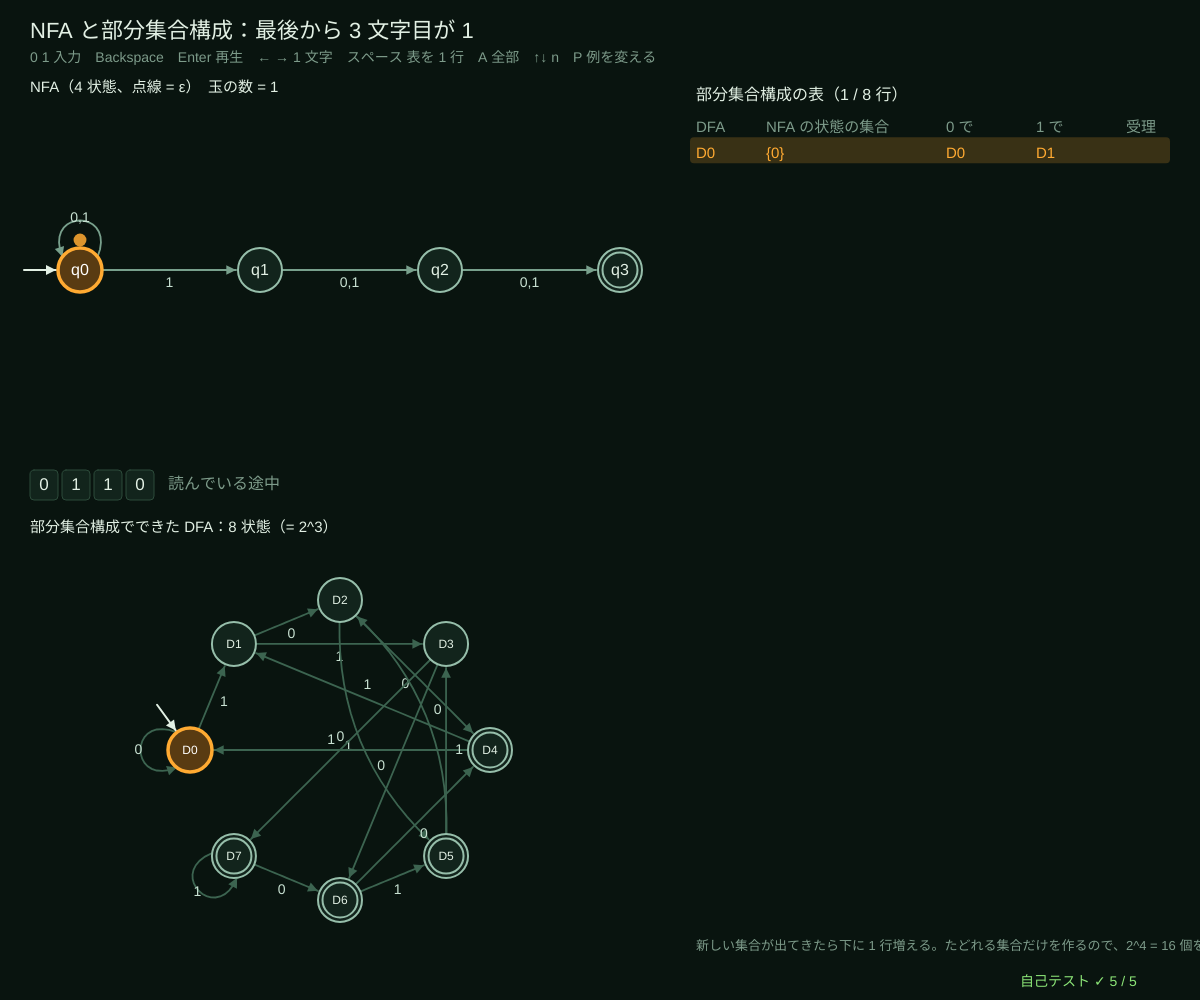
Frame 1 (no input)
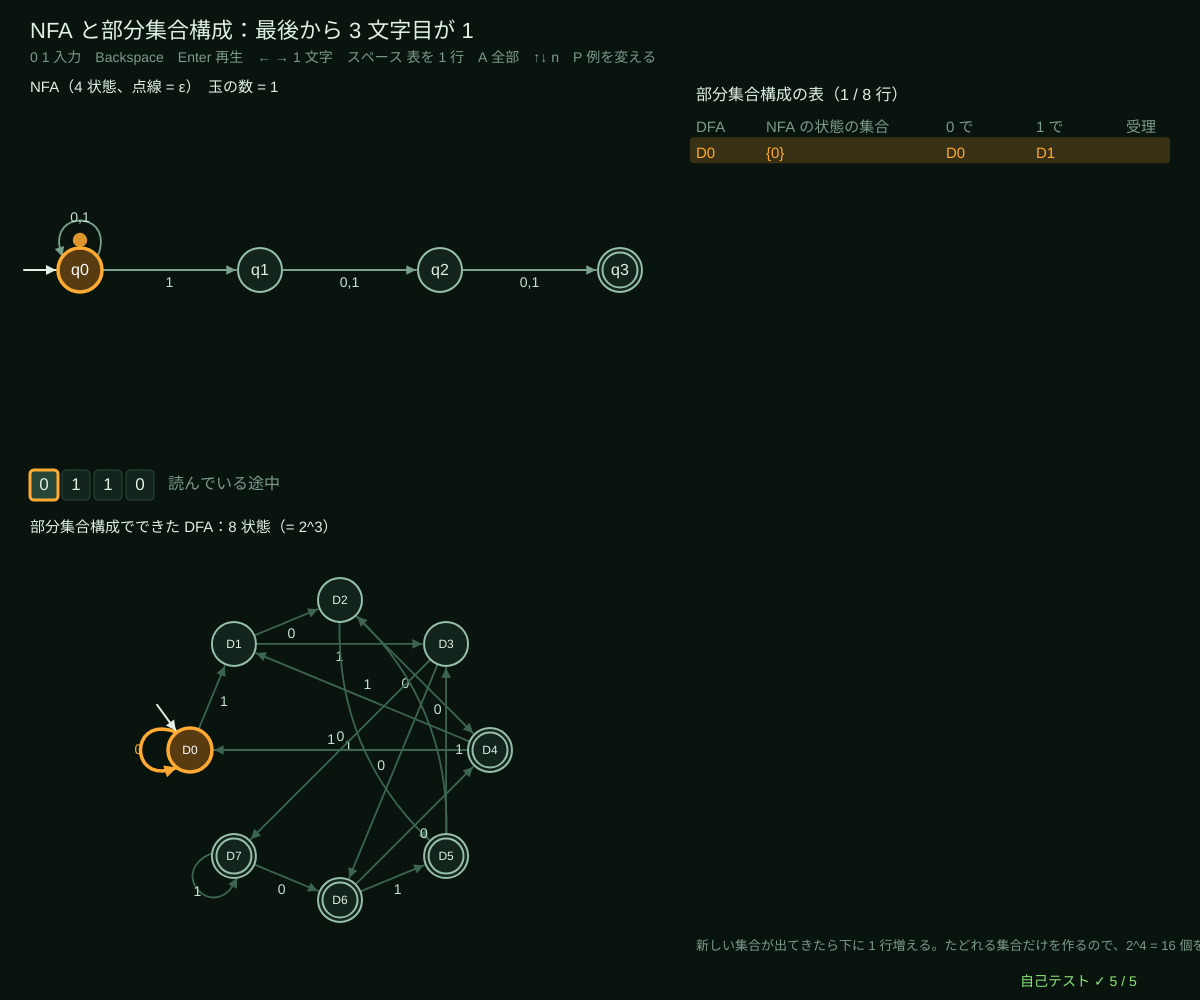
Frame 60 (no input)
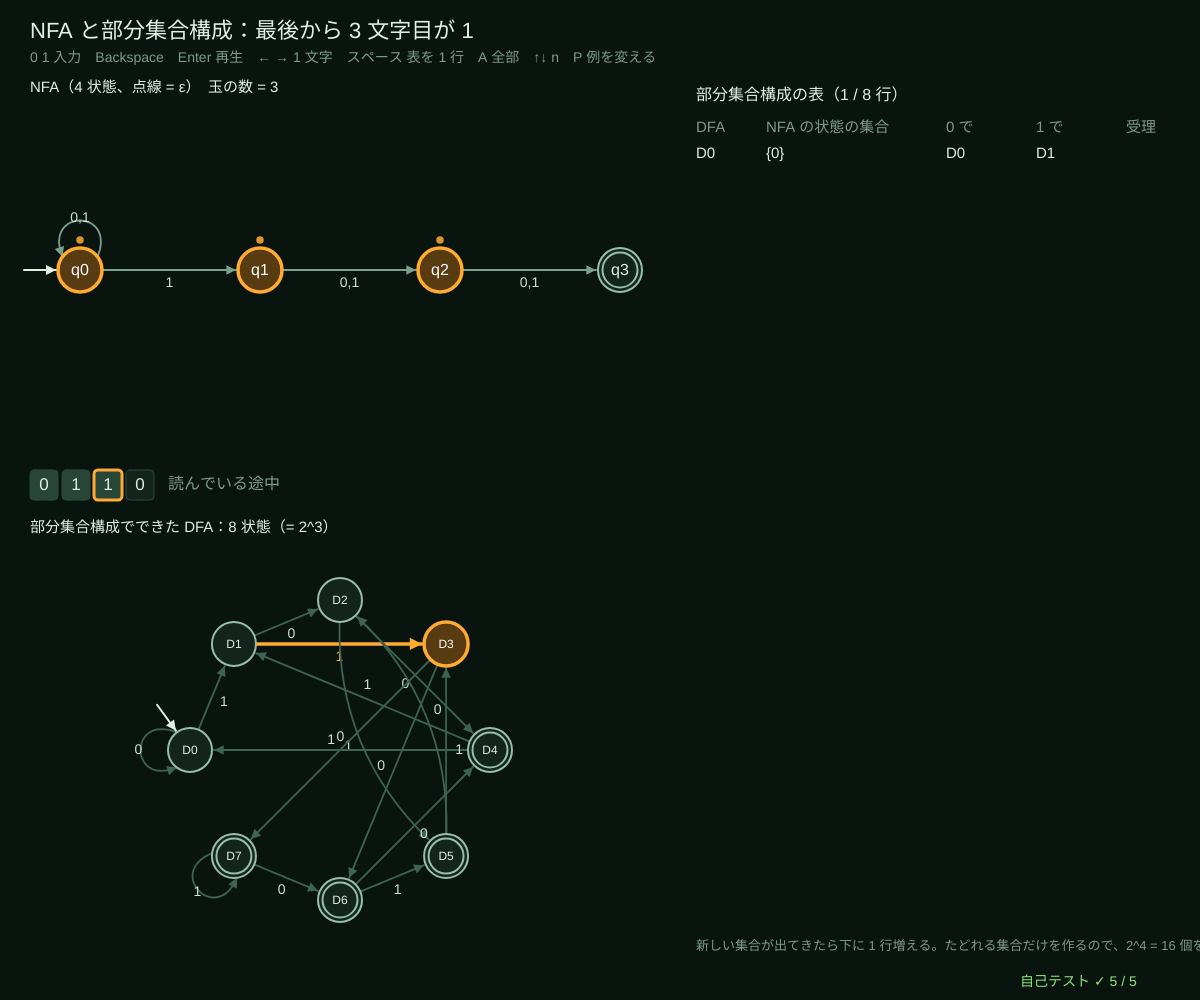
Frame 120 (the mouse pressed at the canvas centre since frame 60)

The p5.js sketch that drew these frames (run headless with seeded random() and noise() and a simulated clock; from frame 60 on, the mouse is pressed at the canvas centre):

// p5.js sketch
// ── sketch.js
// ============================================
// 02 NFA と部分集合構成 ─ 非決定性有限オートマトン（NFA）は「同時にいくつもの状態にいられる」機械
// 同じ記号で矢印が何本もあってよく、ε（イプシロン）の矢印は文字を読まずに進める。玉 = いまいる状態の全部。
// 「いまいる状態の集合」を 1 つの状態とみなせば DFA になる（部分集合構成）。表を 1 行ずつ作ってみよう
// 0 1 入力に足す / Backspace 消す / Enter 先頭から再生 / ← → 1 文字 / スペース 表を 1 行 / A 表を全部 / ↑↓ n（最後から n 文字目）/ P 例を変える
// ============================================

let nBack = 3;                          // ★ 「最後から n 文字目が 1」の n（DFA の状態は 2^n 個になる）
const PRESETS = ['last', 'eps', 'thompson'];
let preset = 0, nfa, nfaPos, sub, dfaPos, shown = 1, word = '0110', tpos = 0, playing = true, playT = 0, title = '', pred = null;

function setup() {
  createCanvas(windowWidth, windowHeight);
  selfTest();
  buildPreset();
}
function windowResized() { resizeCanvas(windowWidth, windowHeight); buildPreset(); }
// ★ 「最後から n 文字目が 1」の NFA：0 番で待ち、「ここが最後から n 文字目」と賭けて 1 で先へ進む
function lastNfa(n) {
  let tr = [{ '0': [0], '1': [0, 1] }];
  for (let i = 1; i < n; i++) tr.push({ '0': [i + 1], '1': [i + 1] });
  tr.push({});
  return { n: n + 1, alpha: ['0', '1'], tr, start: 0, acc: tr.map((_, i) => i === n) };
}
// ★ ε つきの NFA：「0 の数が偶数」または「1 の数が 3 の倍数」。最初に ε で 2 つの機械の両方に入る
function epsNfa() {
  let tr = [{ '': [1, 3] }, { '0': [2], '1': [1] }, { '0': [1], '1': [2] }, { '1': [4], '0': [3] }, { '1': [5], '0': [4] }, { '1': [3], '0': [5] }];
  return { n: 6, alpha: ['0', '1'], tr, start: 0, acc: [false, true, false, true, false, false] };
}
function buildPreset() {
  let kind = PRESETS[preset];
  if (kind === 'last') { nfa = lastNfa(nBack); title = '最後から ' + nBack + ' 文字目が 1'; pred = (s) => s.length >= nBack && s[s.length - nBack] === '1'; }
  if (kind === 'eps') { nfa = epsNfa(); title = 'ε つき：0 の数が偶数 または 1 の数が 3 の倍数'; pred = (s) => (s.split('0').length - 1) % 2 === 0 || (s.split('1').length - 1) % 3 === 0; }
  if (kind === 'thompson') { nfa = thompson(parseRegex('(0|1)*01').ast); nfa.alpha = ['0', '1']; title = '正規表現 (0|1)*01 のトンプソン構成（04 で作る形）'; pred = (s) => s.endsWith('01'); }
  let w = width * 0.55;
  if (kind === 'eps') nfaPos = [{ x: 80, y: height * 0.3 }, { x: 240, y: 150 }, { x: 420, y: 150 }, { x: 240, y: height * 0.42 }, { x: 420, y: height * 0.42 }, { x: 330, y: height * 0.3 + 30 }].map((p) => ({ x: p.x * w / 600, y: p.y, loop: -Math.PI / 2 }));
  else nfaPos = layerLayout(nfa, 80, 100, w - 120, height * 0.4 - 60);
  if (kind === 'eps') { nfaPos[3].loop = nfaPos[4].loop = nfaPos[5].loop = Math.PI / 2; }
  sub = subsetConstruct(nfa);
  dfaPos = circleLayout(sub.dfa.n, w / 2 + 10, height * 0.75, Math.min(w * 0.3, height * 0.15), Math.PI);
  shown = 1; tpos = 0; playing = true; playT = 0;
}

function draw() {
  background(...BG);
  hudTitle('NFA と部分集合構成：' + title, '0 1 入力　Backspace　Enter 再生　← → 1 文字　スペース 表を 1 行　A 全部　↑↓ n　P 例を変える');
  if (playing && ++playT % 36 === 0) { if (tpos < word.length) tpos++; else playing = false; }
  tpos = clampv(tpos, 0, word.length);
  let sets = nfaTrace(nfa, word), cur = sets[tpos], hi = {};
  for (let q of cur) hi[q] = AMBER;
  // ---- NFA（玉 = いまいる状態）
  noStroke(); fill(...INK); textSize(15); textAlign(LEFT, BASELINE); text('NFA（' + nfa.n + ' 状態、点線 = ε）　玉の数 = ' + cur.length, 30, 92);
  drawMachine(nfa, nfaPos, { r: nfa.n > 8 ? 17 : 22, hi, labelSize: 14 });
  let pulse = 6 + 3 * Math.sin(frameCount * 0.15);
  for (let q of cur) { noStroke(); fill(...AMBER, 220); circle(nfaPos[q].x, nfaPos[q].y - (nfa.n > 8 ? 17 : 22) - 8, pulse * 2); }
  // ---- 入力
  let y = height * 0.47;
  for (let i = 0; i < word.length; i++) {
    stroke(...(i === tpos - 1 ? AMBER : WIRE)); strokeWeight(i === tpos - 1 ? 3 : 1); fill(...(i < tpos ? [40, 70, 55] : PANEL)); rect(30 + i * 32, y, 28, 30, 4);
    noStroke(); fill(...INK); textAlign(CENTER, CENTER); textSize(17); text(word[i], 44 + i * 32, y + 15);
  }
  let acc = cur.some((q) => nfa.acc[q]);
  textAlign(LEFT, CENTER); fill(...(tpos === word.length ? (acc ? LIME : ROSE) : DIMC)); textSize(16);
  text(tpos === word.length ? (acc ? '受理（玉のどれかが二重丸）' : '不受理') : '読んでいる途中', 40 + word.length * 32, y + 15);

  // ---- DFA（部分集合構成）
  let dq = sub.dfa.n, dcur = dfaTrace(sub.dfa, word)[tpos], dhi = {};
  dhi[dcur] = AMBER;
  noStroke(); fill(...INK); textSize(15); textAlign(LEFT, BASELINE);
  text('部分集合構成でできた DFA：' + dq + ' 状態' + (PRESETS[preset] === 'last' ? '（= 2^' + nBack + '）' : ''), 30, height * 0.47 + 62);
  if (dq <= 16) drawMachine(sub.dfa, dfaPos, { r: dq > 8 ? 16 : 22, hi: dhi, names: sub.dfa.acc.map((_, i) => 'D' + i), labels: dq <= 8, edgeCol: [60, 100, 80], nameSize: 12,
    edgeHi: (e) => (tpos > 0 && e.to === dcur && e.from === dfaTrace(sub.dfa, word)[tpos - 1] ? AMBER : null) });
  else { fill(...DIMC); text('状態が多いので図は省略（右の表を見よう）', 30, height * 0.72); }

  // ---- 部分集合構成の表
  textAlign(LEFT, BASELINE);
  let px = width * 0.58, py = 100, rows = sub.rows, rh = clampv((height - 200) / (rows.length + 1), 12, 26);
  fill(...INK); textSize(16); text('部分集合構成の表（' + Math.min(shown, rows.length) + ' / ' + rows.length + ' 行）', px, py);
  textSize(Math.min(15, rh * 0.7)); let cx = [px, px + 70, px + 250, px + 340, px + 430];
  fill(...DIMC); ['DFA', 'NFA の状態の集合', '0 で', '1 で', '受理'].forEach((h, i) => text(h, cx[i], py + rh + 6));
  for (let i = 0; i < Math.min(shown, rows.length); i++) {
    let yy = py + rh * (i + 2) + 6, isCur = rows[i].from === dcur;
    if (isCur) { noStroke(); fill(...AMBER, 50); rect(px - 6, yy - rh * 0.8, 480, rh, 4); }
    fill(...(isCur ? AMBER : INK));
    text('D' + i, cx[0], yy); text(setName(sub.sets[i]), cx[1], yy);
    text('D' + rows[i].to['0'], cx[2], yy); text('D' + rows[i].to['1'], cx[3], yy);
    fill(...(sub.dfa.acc[i] ? LIME : DIMC)); text(sub.dfa.acc[i] ? '◎' : '', cx[4], yy);
  }
  fill(...DIMC); textSize(13);
  text('新しい集合が出てきたら下に 1 行増える。たどれる集合だけを作るので、2^' + nfa.n + ' = ' + Math.pow(2, nfa.n) + ' 個を全部作る必要はない', px, height - 50);
  drawSelfTest(width - 180, height - 14);
}

function keyPressed() {
  if (key === '0' || key === '1') { word = typeInto(word, key, '01', 20); tpos = 0; playing = true; playT = 0; }
  if (key === 'Backspace') { word = word.slice(0, -1); tpos = Math.min(tpos, word.length); }
  if (key === 'Enter') { tpos = 0; playing = true; playT = 0; }
  if (key === RIGHT_ARROW) { playing = false; tpos = Math.min(word.length, tpos + 1); }
  if (key === LEFT_ARROW) { playing = false; tpos = Math.max(0, tpos - 1); }
  if (key === ' ') shown = Math.min(sub.rows.length, shown + 1);
  if (key === 'a' || key === 'A') shown = sub.rows.length;
  if (key === UP_ARROW && nBack < 5) { nBack++; if (PRESETS[preset] === 'last') buildPreset(); }
  if (key === DOWN_ARROW && nBack > 1) { nBack--; if (PRESETS[preset] === 'last') buildPreset(); }
  if (key === 'p' || key === 'P') { preset = (preset + 1) % PRESETS.length; buildPreset(); }
  return false;
}

// ---- 自己テスト
function selfTest() {
  selfTestResults = [];
  let words = allStrings(['0', '1'], 10), okSize = true, okEq = true;
  for (let n = 1; n <= 5; n++) {
    let a = lastNfa(n), d = subsetConstruct(a).dfa;
    if (d.n !== Math.pow(2, n)) okSize = false;
    for (let s of words) { let v = nfaAccepts(a, s); if (v !== dfaAccepts(d, s) || v !== (s.length >= n && s[s.length - n] === '1')) { okEq = false; break; } }
  }
  check('「最後から 3 文字目が 1」の NFA（4 状態）から作った DFA はちょうど 8 状態', subsetConstruct(lastNfa(3)).dfa.n === 8);
  check('n = 1〜5 で DFA の状態は 2^n 個（2, 4, 8, 16, 32）', okSize);
  check('n = 1〜5：NFA のシミュレーション = 部分集合構成の DFA = 正解（長さ 10 までの全部 2047 個）', okEq);
  let e = epsNfa(), de = subsetConstruct(e).dfa, okE = true;
  for (let s of words) { let v = (s.split('0').length - 1) % 2 === 0 || (s.split('1').length - 1) % 3 === 0; if (nfaAccepts(e, s) !== v || dfaAccepts(de, s) !== v) { okE = false; break; } }
  check('ε つきの NFA：スタートの ε 閉包 = {0,1,3}、NFA = DFA = 正解（長さ 10 まで）、DFA は 7 状態 → 最小化で 2 × 3 = 6 状態', okE && epsClosure(e, [0]).join(',') === '0,1,3' && de.n === 7 && minimizeMoore(de).min.n === 6);
  let tn = thompson(parseRegex('(0|1)*01').ast); tn.alpha = ['0', '1'];
  let td = subsetConstruct(tn).dfa, okT = words.every((s) => nfaAccepts(tn, s) === s.endsWith('01') && dfaAccepts(td, s) === s.endsWith('01'));
  check('トンプソン構成の (0|1)*01（' + tn.n + ' 状態）→ DFA ' + td.n + ' 状態 → 最小化すると 3 状態', okT && minimizeMoore(td).min.n === 3);
  reportSelfTest();
}

// ---------- やってみよう ----------
// 1. n を 1 → 5 と増やすと DFA は 2, 4, 8, 16, 32 状態。NFA はたった n + 1 状態。なぜ DFA は「最後の n 文字を全部覚える」必要がある？
// 2. 「1101」を入力して、玉が増えたり減ったりする様子を見よう。玉の位置の集合が表のどの行か、指でたどろう
// 3. ε つきの例で、最初の玉が 2 つ（ε でただちに 2 つの機械に入る）なのを確かめよう
// 4. lastNfa を「最後から n 文字目が 1 で、しかも最後が 0」に変えると DFA は何状態？
// 5. 04 の正規表現 → NFA と、この部分集合構成をつなげると、正規表現から DFA が作れる（15 でそれを使う）

// ==================================================
// ここから下は「オートマトンの道具」（中身は読まなくても OK。消さないでね）
// ==================================================
// ---- 色と小さな道具
const BG = [9, 20, 15];                 // 背景（回路基板の黒緑）
const INK = [226, 240, 228];            // 文字（蛍光の白）
const AMBER = [255, 170, 50], CYAN = [70, 215, 230], LIME = [140, 230, 120], ROSE = [255, 100, 120], VIOLET = [185, 150, 255];
const DIMC = [125, 155, 138], PANEL = [18, 36, 28], WIRE = [44, 74, 58];
function clampv(v, a, b) { return v < a ? a : v > b ? b : v !== v ? a : v; }     // NaN なら a に戻す
function fmtN(v, d) { if (typeof v !== 'number' || v !== v) return '?'; return v.toFixed(d === undefined ? 2 : d); }
function hudTitle(t, sub) {              // 左上のタイトルと操作の説明
  noStroke(); fill(...INK); textSize(22); textAlign(LEFT, BASELINE); text(t, 30, 38);
  fill(...DIMC); textSize(14); textLeading(19); text(sub, 30, 62);
}
function typeInto(s, ch, allowed, maxLen) {   // 文字の入力：allowed に入っている 1 文字だけ足す（長さの上限つき）
  if (typeof ch !== 'string' || ch.length !== 1 || allowed.indexOf(ch) < 0) return s;
  return s.length < (maxLen || 40) ? s + ch : s;
}
// ---- 種つきの乱数（同じ種なら毎回同じ列 → 実験をくり返せる）
let rngState = 1;
function seedRng(s) { rngState = (s >>> 0) || 1; }
function rnd() {                       // 0〜1 の一様乱数（mulberry32）
  rngState = (rngState + 0x6d2b79f5) >>> 0;
  let t = rngState;
  t = Math.imul(t ^ (t >>> 15), t | 1);
  t ^= t + Math.imul(t ^ (t >>> 7), t | 61);
  return ((t ^ (t >>> 14)) >>> 0) / 4294967296;
}
function rndInt(a, b) { return a + Math.floor(rnd() * (b - a + 1)); }
function rndPick(arr) { return arr[Math.floor(rnd() * arr.length)]; }
function rndString(alpha, len) { let s = ''; for (let i = 0; i < len; i++) s += alpha[Math.floor(rnd() * alpha.length)]; return s; }
// ---- 有限オートマトンの道具
// DFA = { n: 状態の数, alpha: ['a','b'], tr: [{a: 1, b: 0}, ...], start: 0, acc: [true/false...] }
//   tr[q][c] がない = 「行き止まり」（そこで不受理が決まる）
// NFA = { n, alpha, tr: [{a: [1, 2], '': [3]}, ...], start, acc }  ('' が ε 遷移)
function dfaNext(d, q, c) { if (q < 0 || !d.tr[q]) return -1; let t = d.tr[q][c]; return t === undefined || t < 0 || t >= d.n ? -1 : t; }
function dfaTrace(d, s) {               // たどった状態の列（-1 = 行き止まり）
  let q = d.start, out = [q];
  for (let c of s) { q = dfaNext(d, q, c); out.push(q); }
  return out;
}
function dfaAccepts(d, s) { let q = d.start; for (let c of s) { q = dfaNext(d, q, c); if (q < 0) return false; } return q >= 0 && !!d.acc[q]; }
function copyDfa(d) { return { n: d.n, alpha: d.alpha.slice(), tr: d.tr.map((m) => Object.assign({}, m)), start: d.start, acc: d.acc.slice() }; }
function completeDfa(d) {               // 行き止まりを「ごみ箱」状態にまとめて、全部の遷移をそろえる
  let e = copyDfa(d), sink = -1;
  for (let q = 0; q < e.n; q++) for (let c of e.alpha) if (dfaNext(e, q, c) < 0) {
    if (sink < 0) { sink = e.n++; e.tr.push({}); e.acc.push(false); for (let cc of e.alpha) e.tr[sink][cc] = sink; }
    e.tr[q][c] = sink;
  }
  e.sink = sink;
  return e;
}
function complementDfa(d) { let e = completeDfa(d); e.acc = e.acc.map((v) => !v); return e; }   // 受理と不受理を入れかえる
function productDfa(A, B, op) {         // 積の構成：状態 = (A の状態, B の状態) の組。たどれる組だけ作る
  let a = completeDfa(A), b = completeDfa(B), alpha = a.alpha.filter((c) => b.alpha.indexOf(c) >= 0);
  let id = new Map(), pairs = [], tr = [], queue = [];
  let get = (p, q) => { let k = p * 1000 + q; if (!id.has(k)) { id.set(k, pairs.length); pairs.push([p, q]); tr.push({}); queue.push(k); } return id.get(k); };
  get(a.start, b.start);
  for (let h = 0; h < queue.length; h++) {
    let [p, q] = pairs[h];
    for (let c of alpha) tr[h][c] = get(a.tr[p][c], b.tr[q][c]);
  }
  let f = { and: (x, y) => x && y, or: (x, y) => x || y, diff: (x, y) => x && !y, xor: (x, y) => x !== y }[op];
  return { n: pairs.length, alpha, tr, start: 0, acc: pairs.map(([p, q]) => f(!!a.acc[p], !!b.acc[q])), pairs, left: a, right: b };
}
function dfaShortestAccepted(d) {       // 幅優先探索：受理状態までの一番短い文字列（なければ null = 空言語）
  let prev = new Array(d.n).fill(null), seen = new Array(d.n).fill(false), queue = [d.start];
  seen[d.start] = true;
  for (let h = 0; h < queue.length; h++) {
    let q = queue[h];
    if (d.acc[q]) { let s = ''; while (prev[q]) { s = prev[q][1] + s; q = prev[q][0]; } return s; }
    for (let c of d.alpha) { let t = dfaNext(d, q, c); if (t >= 0 && !seen[t]) { seen[t] = true; prev[t] = [q, c]; queue.push(t); } }
  }
  return null;
}
function dfaEquivalent(A, B) { return dfaShortestAccepted(productDfa(A, B, 'xor')); }   // null なら同じ言語、そうでなければ反例
function reachableDfa(d) {              // スタートからたどれない状態を消す
  let order = [d.start], idx = new Map([[d.start, 0]]);
  for (let h = 0; h < order.length; h++) for (let c of d.alpha) { let t = dfaNext(d, order[h], c); if (t >= 0 && !idx.has(t)) { idx.set(t, order.length); order.push(t); } }
  let tr = order.map((q) => { let m = {}; for (let c of d.alpha) { let t = dfaNext(d, q, c); if (t >= 0) m[c] = idx.get(t); } return m; });
  return { n: order.length, alpha: d.alpha.slice(), tr, start: 0, acc: order.map((q) => !!d.acc[q]), old: order };
}
function minimizeMoore(d) {             // ムーアの分割の精密化：「区別できない状態」を同じブロックに
  let e = reachableDfa(completeDfa(d));
  let blk = e.acc.map((v) => (v ? 1 : 0)), rounds = [];
  let renum = (keys) => { let m = new Map(); return keys.map((k) => { if (!m.has(k)) m.set(k, m.size); return m.get(k); }); };
  blk = renum(blk); rounds.push(blk.slice());
  for (;;) {
    let keys = blk.map((b, q) => b + '|' + e.alpha.map((c) => blk[e.tr[q][c]]).join(','));
    let nb = renum(keys), cnt = new Set(nb).size;
    if (cnt === new Set(blk).size) break;
    blk = nb; rounds.push(blk.slice());
  }
  let k = new Set(blk).size, tr = [], acc = [];
  for (let b = 0; b < k; b++) { tr.push({}); acc.push(false); }
  for (let q = 0; q < e.n; q++) { acc[blk[q]] = !!e.acc[q]; for (let c of e.alpha) tr[blk[q]][c] = blk[e.tr[q][c]]; }
  return { work: e, rounds, blockOf: blk, min: { n: k, alpha: e.alpha.slice(), tr, start: blk[e.start], acc } };
}
function allStrings(alpha, maxLen) {    // 長さ 0〜maxLen の文字列を全部
  let out = [''], layer = [''];
  for (let L = 1; L <= maxLen; L++) { let nx = []; for (let s of layer) for (let c of alpha) nx.push(s + c); out.push(...nx); layer = nx; }
  return out;
}
function epsClosure(nfa, states) {      // ε 遷移だけでたどれる状態を全部足す
  let seen = new Set(states), todo = [...states];
  while (todo.length) { let q = todo.pop(); for (let t of (nfa.tr[q] && nfa.tr[q]['']) || []) if (!seen.has(t)) { seen.add(t); todo.push(t); } }
  return [...seen].sort((x, y) => x - y);
}
function nfaMove(nfa, set, c) { let out = new Set(); for (let q of set) for (let t of (nfa.tr[q] && nfa.tr[q][c]) || []) out.add(t); return epsClosure(nfa, [...out]); }
function nfaTrace(nfa, s) { let cur = epsClosure(nfa, [nfa.start]), out = [cur]; for (let c of s) { cur = nfaMove(nfa, cur, c); out.push(cur); } return out; }
function nfaAccepts(nfa, s) { let cur = epsClosure(nfa, [nfa.start]); for (let c of s) { cur = nfaMove(nfa, cur, c); if (!cur.length) return false; } return cur.some((q) => nfa.acc[q]); }
function subsetConstruct(nfa, maxStates) {   // 部分集合構成：DFA の 1 状態 = NFA の状態の集合（たどれる集合だけ）
  let first = epsClosure(nfa, [nfa.start]), sets = [first], id = new Map([[first.join(','), 0]]), rows = [], tr = [];
  for (let h = 0; h < sets.length && sets.length <= (maxStates || 4096); h++) {
    let row = { from: h, to: {} }; tr.push({});
    for (let c of nfa.alpha) {
      let t = nfaMove(nfa, sets[h], c), k = t.join(',');
      if (!id.has(k)) { id.set(k, sets.length); sets.push(t); }
      row.to[c] = id.get(k); tr[h][c] = id.get(k);
    }
    rows.push(row);
  }
  return { sets, rows, dfa: { n: sets.length, alpha: nfa.alpha.slice(), tr, start: 0, acc: sets.map((st) => st.some((q) => nfa.acc[q])) } };
}
function setName(st) { return '{' + st.join(',') + '}'; }
// ---- 正規表現の道具：再帰下降の構文解析 → 構文木 → トンプソン構成の NFA
// 使える記号：文字（英字・数字）、| （または）、つなげる、* （0 回以上）、+ （1 回以上）、? （0 か 1 回）、( )
function parseRegex(src) {              // 返り値 {ast} または {error, at}（例外は投げない）
  let i = 0;
  function peek() { return i < src.length ? src[i] : null; }
  function isChr(c) { return c !== null && /[A-Za-z0-9]/.test(c); }
  function alt() { let a = cat(); while (peek() === '|') { i++; a = { t: 'alt', a, b: cat() }; } return a; }
  function cat() {
    let a = null;
    while (peek() !== null && peek() !== '|' && peek() !== ')') { let r = rep(); a = a ? { t: 'cat', a, b: r } : r; }
    return a || { t: 'eps' };
  }
  function rep() {
    let a = atom(), c = peek();
    if (c === '*' || c === '+' || c === '?') { i++; a = { t: { '*': 'star', '+': 'plus', '?': 'opt' }[c], a }; }
    if (peek() === '*' || peek() === '+' || peek() === '?') throw [i, '記号を 2 つ続けて書けない（かっこを使う）'];
    return a;
  }
  function atom() {
    let c = peek();
    if (c === '(') { i++; let a = alt(); if (peek() !== ')') throw [i, ') が足りない']; i++; return a; }
    if (isChr(c)) { i++; return { t: 'chr', c }; }
    throw [i, c === null ? '式が途中で終わっている' : '「' + c + '」はここに書けない'];
  }
  try { let ast = alt(); if (i < src.length) throw [i, '( が足りない']; return { ast }; }
  catch (e) { if (Array.isArray(e)) return { error: e[1], at: e[0] }; return { error: String(e), at: i }; }
}
function astString(a) {                 // 構文木 → 文字列（かっこを補って）
  if (!a) return '';
  if (a.t === 'chr') return a.c;
  if (a.t === 'eps') return 'ε';
  if (a.t === 'cat') return astString(a.a) + astString(a.b);
  if (a.t === 'alt') return '(' + astString(a.a) + '|' + astString(a.b) + ')';
  return '(' + astString(a.a) + ')' + { star: '*', plus: '+', opt: '?' }[a.t];
}
function thompson(ast) {                // トンプソン構成：部品ごとに「入口 1 つ・出口 1 つ」の NFA を作ってつなぐ
  let tr = [], alpha = new Set();
  let ns = () => { tr.push({}); return tr.length - 1; };
  let add = (p, c, q) => { (tr[p][c] = tr[p][c] || []).push(q); };
  function build(a) {
    let s = ns(), f;
    if (a.t === 'chr') { f = ns(); add(s, a.c, f); alpha.add(a.c); }
    else if (a.t === 'eps') { f = ns(); add(s, '', f); }
    else if (a.t === 'cat') { let x = build(a.a), y = build(a.b); add(s, '', x[0]); add(x[1], '', y[0]); f = ns(); add(y[1], '', f); }
    else if (a.t === 'alt') { let x = build(a.a), y = build(a.b); f = ns(); add(s, '', x[0]); add(s, '', y[0]); add(x[1], '', f); add(y[1], '', f); }
    else { let x = build(a.a); f = ns(); add(s, '', x[0]); add(x[1], '', f);
      if (a.t !== 'plus') add(s, '', f);          // * と ? は 0 回でも OK
      if (a.t !== 'opt') add(x[1], '', x[0]);     // * と + はもう一度
    }
    return [s, f];
  }
  let [s, f] = build(ast), acc = tr.map((_, q) => q === f);
  return { n: tr.length, alpha: [...alpha].sort(), tr, start: s, acc, fin: f };
}
// ---- 状態遷移図を描く道具（円 = 状態、二重丸 = 受理、矢印 = 遷移。曲線は折れ線で描く）
function bezPts(x0, y0, cx, cy, x1, y1, n) {   // 2 次ベジェ曲線 → 折れ線の点
  let out = [];
  for (let i = 0; i <= n; i++) { let t = i / n, u = 1 - t; out.push([u * u * x0 + 2 * u * t * cx + t * t * x1, u * u * y0 + 2 * u * t * cy + t * t * y1]); }
  return out;
}
function cubicPts(p0, p1, p2, p3, n) {          // 3 次ベジェ曲線 → 折れ線の点（自己ループ用）
  let out = [];
  for (let i = 0; i <= n; i++) { let t = i / n, u = 1 - t, a = u * u * u, b = 3 * u * u * t, c = 3 * u * t * t, d = t * t * t;
    out.push([a * p0[0] + b * p1[0] + c * p2[0] + d * p3[0], a * p0[1] + b * p1[1] + c * p2[1] + d * p3[1]]); }
  return out;
}
function arrowLine(pts, col, w, dashed) {      // 折れ線 + 先の三角
  if (!pts || pts.length < 2) return;
  noFill(); stroke(...col); strokeWeight(w || 2);
  if (dashed) { for (let i = 0; i + 1 < pts.length; i += 2) line(pts[i][0], pts[i][1], pts[i + 1][0], pts[i + 1][1]); }
  else { beginShape(); for (let p of pts) vertex(p[0], p[1]); endShape(); }
  let [x1, y1] = pts[pts.length - 1], [x0, y0] = pts[pts.length - 2], L = Math.hypot(x1 - x0, y1 - y0) || 1, ux = (x1 - x0) / L, uy = (y1 - y0) / L, s = 7 + (w || 2) * 1.5;
  noStroke(); fill(...col);
  triangle(x1, y1, x1 - ux * s - uy * s * 0.5, y1 - uy * s + ux * s * 0.5, x1 - ux * s + uy * s * 0.5, y1 - uy * s - ux * s * 0.5);
}
function edgeList(m) {                  // DFA / NFA → 辺のリスト [{from, to, label}]（同じ向きの辺はラベルをまとめる）
  let map = new Map();
  for (let q = 0; q < m.n; q++) for (let c in m.tr[q] || {}) {
    let ts = m.tr[q][c]; ts = Array.isArray(ts) ? ts : [ts];
    for (let t of ts) { if (t < 0 || t >= m.n) continue; let k = q + '>' + t; if (!map.has(k)) map.set(k, { from: q, to: t, syms: [] }); map.get(k).syms.push(c === '' ? 'ε' : c); }
  }
  return [...map.values()].map((e) => ({ from: e.from, to: e.to, label: e.syms.sort().join(','), syms: e.syms }));
}
function edgeGeometry(e, pos, r, both) {        // 1 本の辺の折れ線の点とラベルの位置
  let a = pos[e.from], b = pos[e.to];
  if (e.from === e.to) {                        // 自己ループ：中心から外向き（または上）に輪
    let ang = a.loop !== undefined ? a.loop : -Math.PI / 2, ux = Math.cos(ang), uy = Math.sin(ang), px = -uy, py = ux;
    let s0 = [a.x + (ux * 0.6 + px * 0.8) * r, a.y + (uy * 0.6 + py * 0.8) * r], s1 = [a.x + (ux * 0.6 - px * 0.8) * r, a.y + (uy * 0.6 - py * 0.8) * r];
    let pts = cubicPts(s0, [s0[0] + (ux * 2.2 + px * 0.9) * r, s0[1] + (uy * 2.2 + py * 0.9) * r], [s1[0] + (ux * 2.2 - px * 0.9) * r, s1[1] + (uy * 2.2 - py * 0.9) * r], s1, 18);
    return { pts, lx: a.x + ux * 2.35 * r, ly: a.y + uy * 2.35 * r };
  }
  let dx = b.x - a.x, dy = b.y - a.y, L = Math.hypot(dx, dy) || 1, ux = dx / L, uy = dy / L, bend = both ? 0.22 * L : (e.bend || 0) * L;
  let mx = (a.x + b.x) / 2 - uy * bend, my = (a.y + b.y) / 2 + ux * bend;
  let d0x = mx - a.x, d0y = my - a.y, l0 = Math.hypot(d0x, d0y) || 1, d1x = mx - b.x, d1y = my - b.y, l1 = Math.hypot(d1x, d1y) || 1;
  let pts = bezPts(a.x + (d0x / l0) * r, a.y + (d0y / l0) * r, mx, my, b.x + (d1x / l1) * (r + 2), b.y + (d1y / l1) * (r + 2), 16);
  let mid = pts[8];
  return { pts, lx: mid[0] - uy * 13, ly: mid[1] + ux * 13 };
}
// m = DFA/NFA、pos = [{x, y, loop?}]、opt = { r, names, hi: {状態: 色}, edgeHi: (e) => 色 or null, start: true, labelSize }
function drawMachine(m, pos, opt) {
  opt = opt || {};
  let r = opt.r || 22, edges = opt.edges || edgeList(m), has = new Set(edges.map((e) => e.from + '>' + e.to));
  textAlign(CENTER, CENTER);
  for (let e of edges) {
    if (!pos[e.from] || !pos[e.to]) continue;
    let g = edgeGeometry(e, pos, r, e.from !== e.to && has.has(e.to + '>' + e.from));
    let hc = opt.edgeHi ? opt.edgeHi(e) : null;
    arrowLine(g.pts, hc || opt.edgeCol || [120, 160, 140], hc ? 3.5 : 1.8, e.label === 'ε' && !hc);
    if (opt.labels !== false || hc) { noStroke(); fill(...(hc || opt.labelCol || [200, 225, 210])); textSize(opt.labelSize || 14); text(e.label, g.lx, g.ly); }
  }
  if (opt.start !== false && pos[m.start]) {   // 開始の矢印（左から）
    let p = pos[m.start], sa = opt.startAng !== undefined ? opt.startAng : p.loop !== undefined && Math.cos(p.loop) < -0.5 ? -2.2 : Math.PI;
    let ux = Math.cos(sa), uy = Math.sin(sa);   // 自己ループと重ならない向きから
    arrowLine([[p.x + ux * (r + 34), p.y + uy * (r + 34)], [p.x + ux * (r + 2), p.y + uy * (r + 2)]], opt.startCol || INK, 2);
  }
  for (let q = 0; q < m.n; q++) {
    let p = pos[q]; if (!p) continue;
    let hc = opt.hi && opt.hi[q];
    stroke(...(hc || [150, 190, 170])); strokeWeight(hc ? 3.5 : 2); fill(...(hc ? hc.map((v) => v * 0.35) : PANEL));
    circle(p.x, p.y, 2 * r);
    if (m.acc[q]) { noFill(); circle(p.x, p.y, 2 * r - 9); }
    noStroke(); fill(...(hc ? [255, 255, 255] : INK)); textSize(opt.nameSize || Math.min(16, r * 0.75));
    text(opt.names ? opt.names[q] : 'q' + q, p.x, p.y + 1);
  }
}
function circleLayout(n, cx, cy, rad, a0) {    // 円の上に並べる（自己ループは外向き）
  let out = [];
  for (let i = 0; i < n; i++) { let a = (a0 === undefined ? Math.PI : a0) + (2 * Math.PI * i) / Math.max(1, n); out.push({ x: cx + rad * Math.cos(a), y: cy + rad * Math.sin(a), loop: a }); }
  return out;
}
function layerLayout(m, x, y, w, h) {          // スタートからの距離（幅優先）で左 → 右に並べる
  let depth = new Array(m.n).fill(-1), order = [m.start]; depth[m.start] = 0;
  for (let i = 0; i < order.length; i++) for (let e of edgeList(m)) if (e.from === order[i] && depth[e.to] < 0) { depth[e.to] = depth[order[i]] + 1; order.push(e.to); }
  let maxD = Math.max(0, ...depth); for (let q = 0; q < m.n; q++) if (depth[q] < 0) { depth[q] = maxD + 1; order.push(q); }
  maxD = Math.max(...depth);
  let cols = []; for (let q of order) (cols[depth[q]] = cols[depth[q]] || []).push(q);
  let pos = [];
  cols.forEach((col, d) => col.forEach((q, k) => { pos[q] = { x: x + (maxD ? (d / maxD) * w : w / 2), y: y + ((k + 1) / (col.length + 1)) * h, loop: -Math.PI / 2 }; }));
  return pos;
}
function hitState(pos, x, y, r) { for (let q = pos.length - 1; q >= 0; q--) if (pos[q] && Math.hypot(pos[q].x - x, pos[q].y - y) < r) return q; return -1; }
// ---- 自己テストの道具
let selfTestResults = [];
function check(name, cond) { selfTestResults.push({ name, ok: !!cond }); }
function reportSelfTest() { for (let r of selfTestResults) (r.ok ? console.log : console.error)((r.ok ? '✓ ' : '✗ ') + r.name); }
function selfTestLine() { let n = selfTestResults.filter((r) => r.ok).length; return '自己テスト ' + (n === selfTestResults.length ? '✓ ' : '✗ ') + n + ' / ' + selfTestResults.length; }
function drawSelfTest(x, y) { noStroke(); fill(...(selfTestResults.every((r) => r.ok) ? LIME : ROSE)); textSize(14); textAlign(LEFT, BASELINE); text(selfTestLine(), x, y); }
